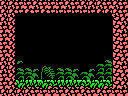

Below is a game level as drawn by its tile map, then a one-line description and the .tmx file that defines it, in full:
An orthogonal 16x12 tile map with 8x8 px tiles, 1 tile layer (Tile Layer 1) and 8 objects (big-item, item, 4x4-item, door-left, door-right, ...).

<map version="1.0" orientation="orthogonal" renderorder="right-down" width="16" height="12" tilewidth="8" tileheight="8" nextobjectid="26">
 <tileset firstgid="1" name="tiles" tilewidth="8" tileheight="8" tilecount="256" columns="16">
  <image source="tiles.png" width="128" height="128" />
 </tileset>
 <layer name="Tile Layer 1" width="16" height="12">
  <data encoding="csv">
215,215,216,216,215,216,216,216,215,216,215,215,215,216,215,216,
215,215,232,231,232,231,232,232,232,232,232,232,231,231,215,216,
215,217,1,1,1,1,1,1,1,1,1,1,1,1,214,215,
216,217,1,1,1,1,1,1,1,1,1,1,1,1,214,215,
216,217,1,1,1,1,1,1,1,1,1,1,1,1,214,216,
216,217,1,1,1,1,1,1,1,1,1,1,1,1,214,216,
216,217,1,1,1,1,1,1,1,1,1,1,1,1,214,216,
215,217,104,1,1,1,1,1,1,1,1,1,1,103,214,215,
215,217,103,103,104,101,102,103,103,104,1,104,119,119,214,216,
216,217,119,119,120,117,118,119,119,120,119,120,119,119,214,215,
216,215,202,199,199,202,200,199,199,199,200,202,202,200,214,215,
215,215,215,215,216,216,216,216,215,216,215,216,215,216,216,216
</data>
 </layer>
 <objectgroup name="objects">
  <object id="14" type="big-item" x="48" y="56" width="32" height="24" />
  <object id="15" type="item" x="56" y="64" width="16" height="16" />
  <object id="16" type="4x4-item" x="48" y="48" width="32" height="32" />
  <object id="17" type="door-left" x="0" y="56" width="16" height="24" />
  <object id="18" type="door-right" x="112" y="56" width="16" height="24" />
  <object id="19" type="breakable-down" x="48" y="80" width="32" height="16" />
  <object id="22" type="breakable-right" x="112" y="48" width="16" height="32" />
  <object id="24" type="breakable-left" x="0" y="48" width="16" height="32" />
 </objectgroup>
</map>
